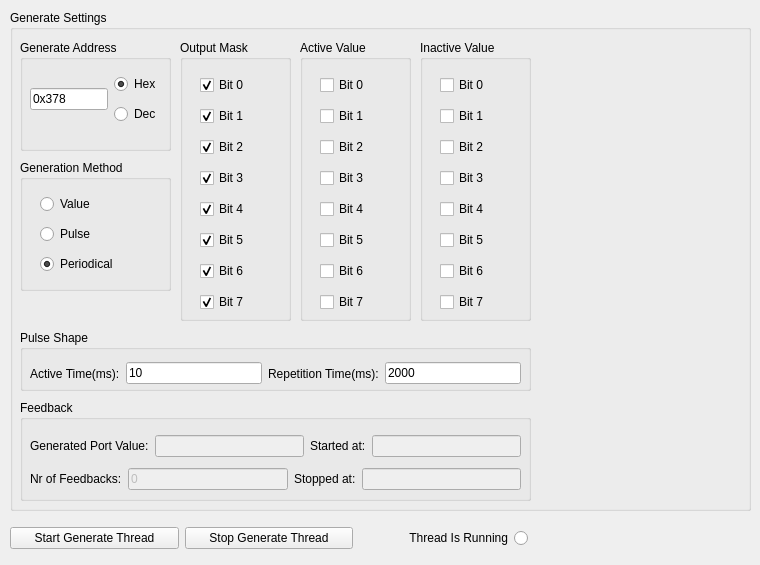
   <widget class="QWidget" name="tab">
    <attribute name="title">
     <string>Generate</string>
    </attribute>
    <widget class="QGroupBox" name="gb_GenerateThread">
     <property name="geometry">
      <rect>
       <x>10</x>
       <y>10</y>
       <width>741</width>
       <height>501</height>
      </rect>
     </property>
     <property name="title">
      <string>Generate Settings</string>
     </property>
     <widget class="QGroupBox" name="gb_GenOutMask">
      <property name="geometry">
       <rect>
        <x>170</x>
        <y>30</y>
        <width>111</width>
        <height>281</height>
       </rect>
      </property>
      <property name="title">
       <string>Output Mask</string>
      </property>
      <widget class="QWidget" name="">
       <property name="geometry">
        <rect>
         <x>20</x>
         <y>30</y>
         <width>81</width>
         <height>249</height>
        </rect>
       </property>
       <layout class="QVBoxLayout" name="verticalLayout_14">
        <item>
         <widget class="QCheckBox" name="chkGenerateMaskB0">
          <property name="text">
           <string>Bit 0</string>
          </property>
          <property name="checked">
           <bool>true</bool>
          </property>
         </widget>
        </item>
        <item>
         <widget class="QCheckBox" name="chkGenerateMaskB1">
          <property name="text">
           <string>Bit 1</string>
          </property>
          <property name="checked">
           <bool>true</bool>
          </property>
         </widget>
        </item>
        <item>
         <widget class="QCheckBox" name="chkGenerateMaskB2">
          <property name="text">
           <string>Bit 2</string>
          </property>
          <property name="checked">
           <bool>true</bool>
          </property>
         </widget>
        </item>
        <item>
         <widget class="QCheckBox" name="chkGenerateMaskB3">
          <property name="text">
           <string>Bit 3</string>
          </property>
          <property name="checked">
           <bool>true</bool>
          </property>
         </widget>
        </item>
        <item>
         <widget class="QCheckBox" name="chkGenerateMaskB4">
          <property name="text">
           <string>Bit 4</string>
          </property>
          <property name="checked">
           <bool>true</bool>
          </property>
         </widget>
        </item>
        <item>
         <widget class="QCheckBox" name="chkGenerateMaskB5">
          <property name="text">
           <string>Bit 5</string>
          </property>
          <property name="checked">
           <bool>true</bool>
          </property>
         </widget>
        </item>
        <item>
         <widget class="QCheckBox" name="chkGenerateMaskB6">
          <property name="text">
           <string>Bit 6</string>
          </property>
          <property name="checked">
           <bool>true</bool>
          </property>
         </widget>
        </item>
        <item>
         <widget class="QCheckBox" name="chkGenerateMaskB7">
          <property name="text">
           <string>Bit 7</string>
          </property>
          <property name="checked">
           <bool>true</bool>
          </property>
         </widget>
        </item>
       </layout>
      </widget>
     </widget>
     <widget class="QGroupBox" name="groupBox_14">
      <property name="geometry">
       <rect>
        <x>10</x>
        <y>30</y>
        <width>151</width>
        <height>111</height>
       </rect>
      </property>
      <property name="title">
       <string>Generate Address</string>
      </property>
      <widget class="QWidget" name="">
       <property name="geometry">
        <rect>
         <x>10</x>
         <y>30</y>
         <width>131</width>
         <height>59</height>
        </rect>
       </property>
       <layout class="QHBoxLayout" name="horizontalLayout_17">
        <item>
         <widget class="QLineEdit" name="txtGBaseAddress">
          <property name="text">
           <string>0x378</string>
          </property>
         </widget>
        </item>
        <item>
         <layout class="QVBoxLayout" name="verticalLayout_16">
          <item>
           <widget class="QRadioButton" name="rbBaseAddrinHex_G">
            <property name="text">
             <string>Hex</string>
            </property>
            <property name="checked">
             <bool>true</bool>
            </property>
           </widget>
          </item>
          <item>
           <widget class="QRadioButton" name="rbBaseAddrinDec_G">
            <property name="text">
             <string>Dec</string>
            </property>
           </widget>
          </item>
         </layout>
        </item>
       </layout>
      </widget>
     </widget>
     <widget class="QGroupBox" name="gb_GenPulseShape">
      <property name="geometry">
       <rect>
        <x>10</x>
        <y>320</y>
        <width>511</width>
        <height>61</height>
       </rect>
      </property>
      <property name="title">
       <string>Pulse Shape</string>
      </property>
      <widget class="QWidget" name="">
       <property name="geometry">
        <rect>
         <x>10</x>
         <y>30</y>
         <width>491</width>
         <height>27</height>
        </rect>
       </property>
       <layout class="QHBoxLayout" name="horizontalLayout_16">
        <item>
         <widget class="QLabel" name="lblATBaseAddress_11">
          <property name="text">
           <string>Active Time(ms):</string>
          </property>
         </widget>
        </item>
        <item>
         <widget class="QLineEdit" name="txtPulseActiveTime_G">
          <property name="text">
           <string>10</string>
          </property>
         </widget>
        </item>
        <item>
         <widget class="QLabel" name="lblATBaseAddress_12">
          <property name="text">
           <string>Repetition Time(ms):</string>
          </property>
         </widget>
        </item>
        <item>
         <widget class="QLineEdit" name="txtRepetitionTime_G">
          <property name="text">
           <string>2000</string>
          </property>
         </widget>
        </item>
       </layout>
      </widget>
     </widget>
     <widget class="QGroupBox" name="groupBox_16">
      <property name="geometry">
       <rect>
        <x>10</x>
        <y>150</y>
        <width>151</width>
        <height>131</height>
       </rect>
      </property>
      <property name="title">
       <string>Generation Method</string>
      </property>
      <widget class="QWidget" name="">
       <property name="geometry">
        <rect>
         <x>20</x>
         <y>30</y>
         <width>111</width>
         <height>89</height>
        </rect>
       </property>
       <layout class="QVBoxLayout" name="verticalLayout_15">
        <item>
         <widget class="QRadioButton" name="rbGenMethod_Value">
          <property name="text">
           <string>Value</string>
          </property>
          <property name="checked">
           <bool>false</bool>
          </property>
         </widget>
        </item>
        <item>
         <widget class="QRadioButton" name="rbGenMethod_Pulse">
          <property name="text">
           <string>Pulse</string>
          </property>
         </widget>
        </item>
        <item>
         <widget class="QRadioButton" name="rbGenMethod_Periodical">
          <property name="text">
           <string>Periodical</string>
          </property>
          <property name="checked">
           <bool>true</bool>
          </property>
         </widget>
        </item>
       </layout>
      </widget>
     </widget>
     <widget class="QGroupBox" name="groupBox_17">
      <property name="geometry">
       <rect>
        <x>10</x>
        <y>390</y>
        <width>511</width>
        <height>101</height>
       </rect>
      </property>
      <property name="title">
       <string>Feedback</string>
      </property>
      <widget class="QWidget" name="">
       <property name="geometry">
        <rect>
         <x>10</x>
         <y>30</y>
         <width>491</width>
         <height>65</height>
        </rect>
       </property>
       <layout class="QVBoxLayout" name="verticalLayout_12">
        <item>
         <layout class="QHBoxLayout" name="horizontalLayout_14">
          <item>
           <widget class="QLabel" name="lblATBaseAddress_13">
            <property name="text">
             <string>Generated Port Value:</string>
            </property>
           </widget>
          </item>
          <item>
           <widget class="QLineEdit" name="txtFeedBackGenVal">
            <property name="enabled">
             <bool>false</bool>
            </property>
           </widget>
          </item>
          <item>
           <widget class="QLabel" name="lblATBaseAddress_15">
            <property name="text">
             <string>Started at:</string>
            </property>
           </widget>
          </item>
          <item>
           <widget class="QLineEdit" name="txtGenFeedBackStarted">
            <property name="enabled">
             <bool>false</bool>
            </property>
           </widget>
          </item>
         </layout>
        </item>
        <item>
         <layout class="QHBoxLayout" name="horizontalLayout_15">
          <item>
           <widget class="QLabel" name="lblATBaseAddress_14">
            <property name="text">
             <string>Nr of Feedbacks:</string>
            </property>
           </widget>
          </item>
          <item>
           <widget class="QLineEdit" name="txt_GenNrOfFeedBacks">
            <property name="enabled">
             <bool>false</bool>
            </property>
            <property name="text">
             <string>0</string>
            </property>
           </widget>
          </item>
          <item>
           <widget class="QLabel" name="lblATBaseAddress_16">
            <property name="text">
             <string>Stopped at:</string>
            </property>
           </widget>
          </item>
          <item>
           <widget class="QLineEdit" name="txtGenFeedBackStopped">
            <property name="enabled">
             <bool>false</bool>
            </property>
           </widget>
          </item>
         </layout>
        </item>
       </layout>
      </widget>
     </widget>
     <widget class="QGroupBox" name="gb_GenActVal">
      <property name="geometry">
       <rect>
        <x>290</x>
        <y>30</y>
        <width>111</width>
        <height>281</height>
       </rect>
      </property>
      <property name="title">
       <string>Active Value</string>
      </property>
      <widget class="QWidget" name="">
       <property name="geometry">
        <rect>
         <x>20</x>
         <y>30</y>
         <width>81</width>
         <height>249</height>
        </rect>
       </property>
       <layout class="QVBoxLayout" name="verticalLayout_13">
        <item>
         <widget class="QCheckBox" name="chkGenerateActiveB0">
          <property name="text">
           <string>Bit 0</string>
          </property>
         </widget>
        </item>
        <item>
         <widget class="QCheckBox" name="chkGenerateActiveB1">
          <property name="text">
           <string>Bit 1</string>
          </property>
         </widget>
        </item>
        <item>
         <widget class="QCheckBox" name="chkGenerateActiveB2">
          <property name="text">
           <string>Bit 2</string>
          </property>
         </widget>
        </item>
        <item>
         <widget class="QCheckBox" name="chkGenerateActiveB3">
          <property name="text">
           <string>Bit 3</string>
          </property>
         </widget>
        </item>
        <item>
         <widget class="QCheckBox" name="chkGenerateActiveB4">
          <property name="text">
           <string>Bit 4</string>
          </property>
         </widget>
        </item>
        <item>
         <widget class="QCheckBox" name="chkGenerateActiveB5">
          <property name="text">
           <string>Bit 5</string>
          </property>
         </widget>
        </item>
        <item>
         <widget class="QCheckBox" name="chkGenerateActiveB6">
          <property name="text">
           <string>Bit 6</string>
          </property>
         </widget>
        </item>
        <item>
         <widget class="QCheckBox" name="chkGenerateActiveB7">
          <property name="text">
           <string>Bit 7</string>
          </property>
         </widget>
        </item>
       </layout>
      </widget>
     </widget>
     <widget class="QGroupBox" name="gb_GenInActVal">
      <property name="geometry">
       <rect>
        <x>410</x>
        <y>30</y>
        <width>111</width>
        <height>281</height>
       </rect>
      </property>
      <property name="title">
       <string>Inactive Value</string>
      </property>
      <widget class="QWidget" name="">
       <property name="geometry">
        <rect>
         <x>20</x>
         <y>30</y>
         <width>71</width>
         <height>249</height>
        </rect>
       </property>
       <layout class="QVBoxLayout" name="verticalLayout_11">
        <item>
         <widget class="QCheckBox" name="chkGenerateInActiveB0">
          <property name="text">
           <string>Bit 0</string>
          </property>
         </widget>
        </item>
        <item>
         <widget class="QCheckBox" name="chkGenerateInActiveB1">
          <property name="text">
           <string>Bit 1</string>
          </property>
         </widget>
        </item>
        <item>
         <widget class="QCheckBox" name="chkGenerateInActiveB2">
          <property name="text">
           <string>Bit 2</string>
          </property>
         </widget>
        </item>
        <item>
         <widget class="QCheckBox" name="chkGenerateInActiveB3">
          <property name="text">
           <string>Bit 3</string>
          </property>
         </widget>
        </item>
        <item>
         <widget class="QCheckBox" name="chkGenerateInActiveB4">
          <property name="text">
           <string>Bit 4</string>
          </property>
         </widget>
        </item>
        <item>
         <widget class="QCheckBox" name="chkGenerateInActiveB5">
          <property name="text">
           <string>Bit 5</string>
          </property>
         </widget>
        </item>
        <item>
         <widget class="QCheckBox" name="chkGenerateInActiveB6">
          <property name="text">
           <string>Bit 6</string>
          </property>
         </widget>
        </item>
        <item>
         <widget class="QCheckBox" name="chkGenerateInActiveB7">
          <property name="text">
           <string>Bit 7</string>
          </property>
         </widget>
        </item>
       </layout>
      </widget>
     </widget>
    </widget>
    <widget class="QWidget" name="">
     <property name="geometry">
      <rect>
       <x>10</x>
       <y>520</y>
       <width>518</width>
       <height>36</height>
      </rect>
     </property>
     <layout class="QHBoxLayout" name="horizontalLayout_13">
      <item>
       <widget class="QPushButton" name="btnStartGenerateThread">
        <property name="text">
         <string>Start Generate Thread</string>
        </property>
       </widget>
      </item>
      <item>
       <widget class="QPushButton" name="btnStopGenerateThread">
        <property name="text">
         <string>Stop Generate Thread</string>
        </property>
       </widget>
      </item>
      <item>
       <widget class="QRadioButton" name="rdb_GenerateThreadRunning">
        <property name="enabled">
         <bool>false</bool>
        </property>
        <property name="palette">
         <palette>
          <active>
           <colorrole role="WindowText">
            <brush brushstyle="SolidPattern">
             <color alpha="255">
              <red>0</red>
              <green>0</green>
              <blue>0</blue>
             </color>
            </brush>
           </colorrole>
           <colorrole role="Text">
            <brush brushstyle="SolidPattern">
             <color alpha="255">
              <red>255</red>
              <green>5</green>
              <blue>9</blue>
             </color>
            </brush>
           </colorrole>
           <colorrole role="ButtonText">
            <brush brushstyle="SolidPattern">
             <color alpha="255">
              <red>0</red>
              <green>0</green>
              <blue>0</blue>
             </color>
            </brush>
           </colorrole>
           <colorrole role="Base">
            <brush brushstyle="SolidPattern">
             <color alpha="255">
              <red>255</red>
              <green>255</green>
              <blue>255</blue>
             </color>
            </brush>
           </colorrole>
           <colorrole role="Shadow">
            <brush brushstyle="SolidPattern">
             <color alpha="255">
              <red>64</red>
              <green>64</green>
              <blue>64</blue>
             </color>
            </brush>
           </colorrole>
           <colorrole role="Highlight">
            <brush brushstyle="SolidPattern">
             <color alpha="255">
              <red>10</red>
              <green>36</green>
              <blue>106</blue>
             </color>
            </brush>
           </colorrole>
           <colorrole role="HighlightedText">
            <brush brushstyle="SolidPattern">
             <color alpha="255">
              <red>255</red>
              <green>255</green>
              <blue>255</blue>
             </color>
            </brush>
           </colorrole>
          </active>
          <inactive>
           <colorrole role="WindowText">
            <brush brushstyle="SolidPattern">
             <color alpha="255">
              <red>0</red>
              <green>0</green>
              <blue>0</blue>
             </color>
            </brush>
           </colorrole>
           <colorrole role="Text">
            <brush brushstyle="SolidPattern">
             <color alpha="255">
              <red>255</red>
              <green>5</green>
              <blue>9</blue>
             </color>
            </brush>
           </colorrole>
           <colorrole role="ButtonText">
            <brush brushstyle="SolidPattern">
             <color alpha="255">
              <red>0</red>
              <green>0</green>
              <blue>0</blue>
             </color>
            </brush>
           </colorrole>
           <colorrole role="Base">
            <brush brushstyle="SolidPattern">
             <color alpha="255">
              <red>255</red>
              <green>255</green>
              <blue>255</blue>
             </color>
            </brush>
           </colorrole>
           <colorrole role="Shadow">
            <brush brushstyle="SolidPattern">
             <color alpha="255">
              <red>64</red>
              <green>64</green>
              <blue>64</blue>
             </color>
            </brush>
           </colorrole>
           <colorrole role="Highlight">
            <brush brushstyle="SolidPattern">
             <color alpha="255">
              <red>10</red>
              <green>36</green>
              <blue>106</blue>
             </color>
            </brush>
           </colorrole>
           <colorrole role="HighlightedText">
            <brush brushstyle="SolidPattern">
             <color alpha="255">
              <red>255</red>
              <green>255</green>
              <blue>255</blue>
             </color>
            </brush>
           </colorrole>
          </inactive>
          <disabled>
           <colorrole role="WindowText">
            <brush brushstyle="SolidPattern">
             <color alpha="255">
              <red>0</red>
              <green>0</green>
              <blue>0</blue>
             </color>
            </brush>
           </colorrole>
           <colorrole role="Text">
            <brush brushstyle="SolidPattern">
             <color alpha="255">
              <red>255</red>
              <green>0</green>
              <blue>4</blue>
             </color>
            </brush>
           </colorrole>
           <colorrole role="ButtonText">
            <brush brushstyle="SolidPattern">
             <color alpha="255">
              <red>0</red>
              <green>0</green>
              <blue>0</blue>
             </color>
            </brush>
           </colorrole>
           <colorrole role="Base">
            <brush brushstyle="SolidPattern">
             <color alpha="255">
              <red>255</red>
              <green>255</green>
              <blue>255</blue>
             </color>
            </brush>
           </colorrole>
           <colorrole role="Shadow">
            <brush brushstyle="SolidPattern">
             <color alpha="255">
              <red>64</red>
              <green>64</green>
              <blue>64</blue>
             </color>
            </brush>
           </colorrole>
           <colorrole role="Highlight">
            <brush brushstyle="SolidPattern">
             <color alpha="255">
              <red>10</red>
              <green>36</green>
              <blue>106</blue>
             </color>
            </brush>
           </colorrole>
           <colorrole role="HighlightedText">
            <brush brushstyle="SolidPattern">
             <color alpha="255">
              <red>255</red>
              <green>255</green>
              <blue>255</blue>
             </color>
            </brush>
           </colorrole>
          </disabled>
         </palette>
        </property>
        <property name="layoutDirection">
         <enum>Qt::RightToLeft</enum>
        </property>
        <property name="text">
         <string>Thread Is Running</string>
        </property>
       </widget>
      </item>
     </layout>
    </widget>
   </widget>
